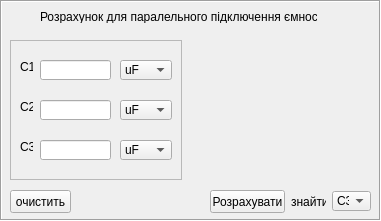
     <widget class="QFrame" name="frame_8">
      <property name="geometry">
       <rect>
        <x>410</x>
        <y>320</y>
        <width>381</width>
        <height>221</height>
       </rect>
      </property>
      <property name="frameShape">
       <enum>QFrame::Box</enum>
      </property>
      <property name="frameShadow">
       <enum>QFrame::Sunken</enum>
      </property>
      <widget class="QLabel" name="label_26">
       <property name="geometry">
        <rect>
         <x>190</x>
         <y>40</y>
         <width>191</width>
         <height>131</height>
        </rect>
       </property>
       <property name="text">
        <string/>
       </property>
       <property name="pixmap">
        <pixmap>res/condensators_pr.bmp</pixmap>
       </property>
      </widget>
      <widget class="QLabel" name="label_27">
       <property name="geometry">
        <rect>
         <x>40</x>
         <y>10</y>
         <width>277</width>
         <height>13</height>
        </rect>
       </property>
       <property name="text">
        <string>Розрахунок для паралельного підключення ємності</string>
       </property>
      </widget>
      <widget class="QComboBox" name="find_cppr">
       <property name="geometry">
        <rect>
         <x>332</x>
         <y>191</y>
         <width>39</width>
         <height>20</height>
        </rect>
       </property>
       <property name="currentIndex">
        <number>2</number>
       </property>
       <item>
        <property name="text">
         <string>C1</string>
        </property>
       </item>
       <item>
        <property name="text">
         <string>C2</string>
        </property>
       </item>
       <item>
        <property name="text">
         <string>C3</string>
        </property>
       </item>
      </widget>
      <widget class="QLabel" name="label_31">
       <property name="geometry">
        <rect>
         <x>291</x>
         <y>181</y>
         <width>35</width>
         <height>41</height>
        </rect>
       </property>
       <property name="text">
        <string>знайти</string>
       </property>
      </widget>
      <widget class="QPushButton" name="bfind_cppr">
       <property name="geometry">
        <rect>
         <x>210</x>
         <y>190</y>
         <width>75</width>
         <height>23</height>
        </rect>
       </property>
       <property name="text">
        <string>Розрахувати</string>
       </property>
      </widget>
      <widget class="QFrame" name="frame_9">
       <property name="geometry">
        <rect>
         <x>10</x>
         <y>40</y>
         <width>172</width>
         <height>140</height>
        </rect>
       </property>
       <property name="frameShape">
        <enum>QFrame::StyledPanel</enum>
       </property>
       <property name="frameShadow">
        <enum>QFrame::Raised</enum>
       </property>
       <widget class="QLabel" name="label_28">
        <property name="geometry">
         <rect>
          <x>10</x>
          <y>20</y>
          <width>13</width>
          <height>13</height>
         </rect>
        </property>
        <property name="text">
         <string>C1</string>
        </property>
       </widget>
       <widget class="QLabel" name="label_29">
        <property name="geometry">
         <rect>
          <x>10</x>
          <y>100</y>
          <width>13</width>
          <height>13</height>
         </rect>
        </property>
        <property name="text">
         <string>C3</string>
        </property>
       </widget>
       <widget class="QLineEdit" name="line_cppr1">
        <property name="geometry">
         <rect>
          <x>30</x>
          <y>20</y>
          <width>71</width>
          <height>20</height>
         </rect>
        </property>
       </widget>
       <widget class="QComboBox" name="val_cppr1">
        <property name="geometry">
         <rect>
          <x>110</x>
          <y>20</y>
          <width>52</width>
          <height>20</height>
         </rect>
        </property>
        <property name="currentIndex">
         <number>2</number>
        </property>
        <item>
         <property name="text">
          <string>F</string>
         </property>
        </item>
        <item>
         <property name="text">
          <string>mF</string>
         </property>
        </item>
        <item>
         <property name="text">
          <string>uF</string>
         </property>
        </item>
        <item>
         <property name="text">
          <string>nF</string>
         </property>
        </item>
        <item>
         <property name="text">
          <string>pF</string>
         </property>
        </item>
       </widget>
       <widget class="QLineEdit" name="line_cppr2">
        <property name="geometry">
         <rect>
          <x>30</x>
          <y>60</y>
          <width>71</width>
          <height>20</height>
         </rect>
        </property>
       </widget>
       <widget class="QLabel" name="label_30">
        <property name="geometry">
         <rect>
          <x>10</x>
          <y>60</y>
          <width>13</width>
          <height>13</height>
         </rect>
        </property>
        <property name="text">
         <string>C2</string>
        </property>
       </widget>
       <widget class="QLineEdit" name="line_cppr3">
        <property name="geometry">
         <rect>
          <x>30</x>
          <y>100</y>
          <width>71</width>
          <height>20</height>
         </rect>
        </property>
       </widget>
       <widget class="QComboBox" name="val_cppr2">
        <property name="geometry">
         <rect>
          <x>110</x>
          <y>60</y>
          <width>52</width>
          <height>20</height>
         </rect>
        </property>
        <property name="currentIndex">
         <number>2</number>
        </property>
        <item>
         <property name="text">
          <string>F</string>
         </property>
        </item>
        <item>
         <property name="text">
          <string>mF</string>
         </property>
        </item>
        <item>
         <property name="text">
          <string>uF</string>
         </property>
        </item>
        <item>
         <property name="text">
          <string>nF</string>
         </property>
        </item>
        <item>
         <property name="text">
          <string>pF</string>
         </property>
        </item>
       </widget>
       <widget class="QComboBox" name="val_cppr3">
        <property name="geometry">
         <rect>
          <x>110</x>
          <y>100</y>
          <width>52</width>
          <height>20</height>
         </rect>
        </property>
        <property name="currentIndex">
         <number>2</number>
        </property>
        <item>
         <property name="text">
          <string>F</string>
         </property>
        </item>
        <item>
         <property name="text">
          <string>mF</string>
         </property>
        </item>
        <item>
         <property name="text">
          <string>uF</string>
         </property>
        </item>
        <item>
         <property name="text">
          <string>nF</string>
         </property>
        </item>
        <item>
         <property name="text">
          <string>pF</string>
         </property>
        </item>
       </widget>
      </widget>
      <widget class="QPushButton" name="c1_5">
       <property name="geometry">
        <rect>
         <x>10</x>
         <y>190</y>
         <width>61</width>
         <height>23</height>
        </rect>
       </property>
       <property name="text">
        <string>очистить</string>
       </property>
      </widget>
     </widget>
